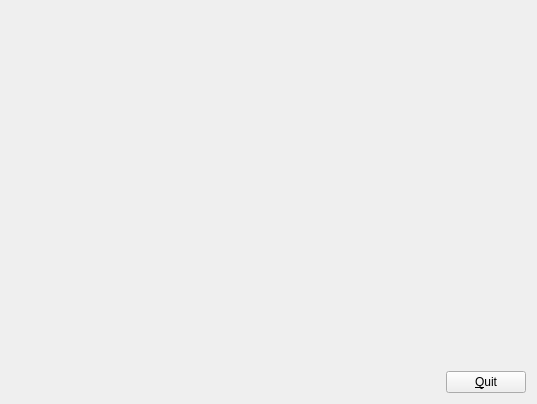
<?xml version="1.0" encoding="UTF-8"?>
<ui version="4.0">
 <class>MainWindow</class>
 <widget class="QMainWindow" name="MainWindow">
  <property name="windowModality">
   <enum>Qt::ApplicationModal</enum>
  </property>
  <property name="geometry">
   <rect>
    <x>0</x>
    <y>0</y>
    <width>537</width>
    <height>404</height>
   </rect>
  </property>
  <property name="windowTitle">
   <string>OpenGL</string>
  </property>
  <widget class="QWidget" name="centralWidget">
   <layout class="QHBoxLayout" name="horizontalLayout">
    <item>
     <widget class="GLWidget" name="widget" native="true">
      <property name="sizePolicy">
       <sizepolicy hsizetype="Expanding" vsizetype="Preferred">
        <horstretch>0</horstretch>
        <verstretch>0</verstretch>
       </sizepolicy>
      </property>
     </widget>
    </item>
    <item>
     <layout class="QVBoxLayout" name="verticalLayout">
      <item>
       <spacer name="verticalSpacer">
        <property name="orientation">
         <enum>Qt::Vertical</enum>
        </property>
        <property name="sizeHint" stdset="0">
         <size>
          <width>20</width>
          <height>40</height>
         </size>
        </property>
       </spacer>
      </item>
      <item>
       <widget class="QPushButton" name="pushButton">
        <property name="text">
         <string>&amp;Quit</string>
        </property>
       </widget>
      </item>
     </layout>
    </item>
   </layout>
  </widget>
 </widget>
 <layoutdefault spacing="6" margin="11"/>
 <customwidgets>
  <customwidget>
   <class>GLWidget</class>
   <extends>QWidget</extends>
   <header>glwidget.h</header>
   <container>1</container>
  </customwidget>
 </customwidgets>
 <resources/>
 <connections>
  <connection>
   <sender>pushButton</sender>
   <signal>clicked()</signal>
   <receiver>MainWindow</receiver>
   <slot>close()</slot>
   <hints>
    <hint type="sourcelabel">
     <x>465</x>
     <y>360</y>
    </hint>
    <hint type="destinationlabel">
     <x>499</x>
     <y>218</y>
    </hint>
   </hints>
  </connection>
 </connections>
</ui>
